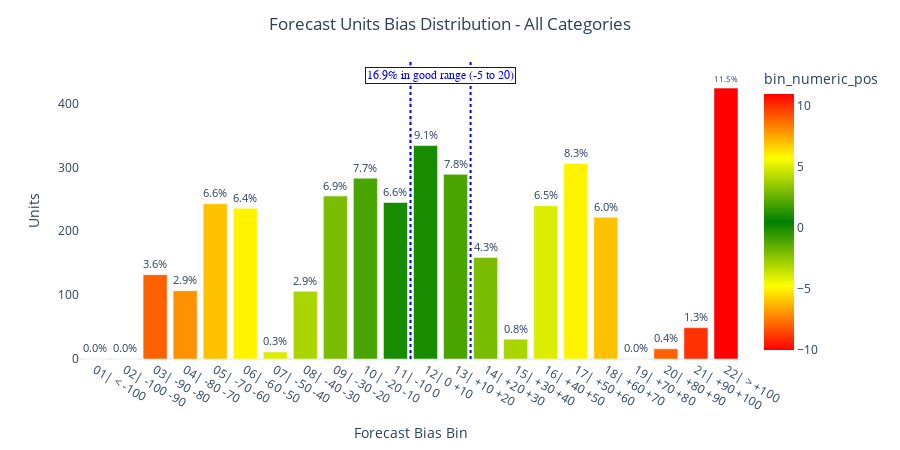

The code cell stored with this chart in its notebook:
### Code cell
df = (evaluation_data
    .where(~(F.col("sales_category").isin(["02| Very Low", "03| Low", "07| High Winning"]))))
ED.plot_accuracy_distribution(df, method="bias").show()

### Figure 1 — Plotly figure (JSON) as saved in the notebook; plotly's stock layout.template omitted (floating-point values rounded to 4 significant figures)
{"data": [{"alignmentgroup": "True", "hovertemplate": "Forecast Bias Bin=%{x}<br>Units=%{y}<br>percentage_of_target=%{text}<br>bin_numeric_pos=%{marker.color}<extra></extra>", "legendgroup": "", "marker": {"color": [-10, -9, -8, -7, -6, -5, -4, -3, -2, -1, 0, 1, 2, 3, 4, 5, 6, 7, 8, 9, 10, 11], "coloraxis": "coloraxis", "pattern": {"shape": ""}}, "name": "", "offsetgroup": "", "orientation": "v", "showlegend": false, "text": [0, 0, 3.6, 2.9, 6.6, 6.4, 0.3, 2.9, 6.9, 7.7, 6.6, 9.1, 7.8, 4.3, 0.8, 6.5, 8.3, 6, 0, 0.4, 1.3, 11.5], "textposition": "outside", "texttemplate": "%{text:.1f}%", "type": "bar", "x": ["01| < -100", "02| -100 -90", "03| -90 -80", "04| -80 -70", "05| -70 -60", "06| -60 -50", "07| -50 -40", "08| -40 -30", "09| -30 -20", "10| -20 -10", "11| -10 0", "12| 0 +10", "13| +10 +20", "14| +20 +30", "15| +30 +40", "16| +40 +50", "17| +50 +60", "18| +60 +70", "19| +70 +80", "20| +80 +90", "21| +90 +100", "22| > +100"], "xaxis": "x", "y": [0, 0, 132, 107, 243, 236, 11, 106, 255, 283, 245, 334, 289, 159, 31, 240, 306, 222, 0, 16, 49, 424], "yaxis": "y"}], "layout": {"annotations": [{"bgcolor": "white", "bordercolor": "#0000ff", "borderwidth": 1, "font": {"color": "#0000ff", "family": "Arial", "size": 12}, "showarrow": false, "text": "16.9% in good range (-5 to 20)", "x": 11.5, "y": 443.1}], "barmode": "relative", "coloraxis": {"colorbar": {"title": {"text": "bin_numeric_pos"}}, "colorscale": [[0, "red"], [0.25, "yellow"], [0.5, "green"], [0.75, "yellow"], [1, "red"]]}, "height": 450, "legend": {"tracegroupgap": 0}, "margin": {"t": 60}, "shapes": [{"line": {"color": "#ccccff", "dash": "dash"}, "type": "line", "x0": 10.5, "x1": 10.5, "y0": 0, "y1": 466.4}, {"line": {"color": "#0000ff", "dash": "dot"}, "type": "line", "x0": 10.5, "x1": 10.5, "y0": 0, "y1": 466.4}, {"line": {"color": "#0000ff", "dash": "dot"}, "type": "line", "x0": 12.5, "x1": 12.5, "y0": 0, "y1": 466.4}], "title": {"text": "Forecast Units Bias Distribution - All Categories", "x": 0.5}, "width": 900, "xaxis": {"anchor": "y", "domain": [0, 1], "showgrid": false, "title": {"text": "Forecast Bias Bin"}}, "yaxis": {"anchor": "x", "domain": [0, 1], "showgrid": false, "title": {"text": "Units"}}}}
